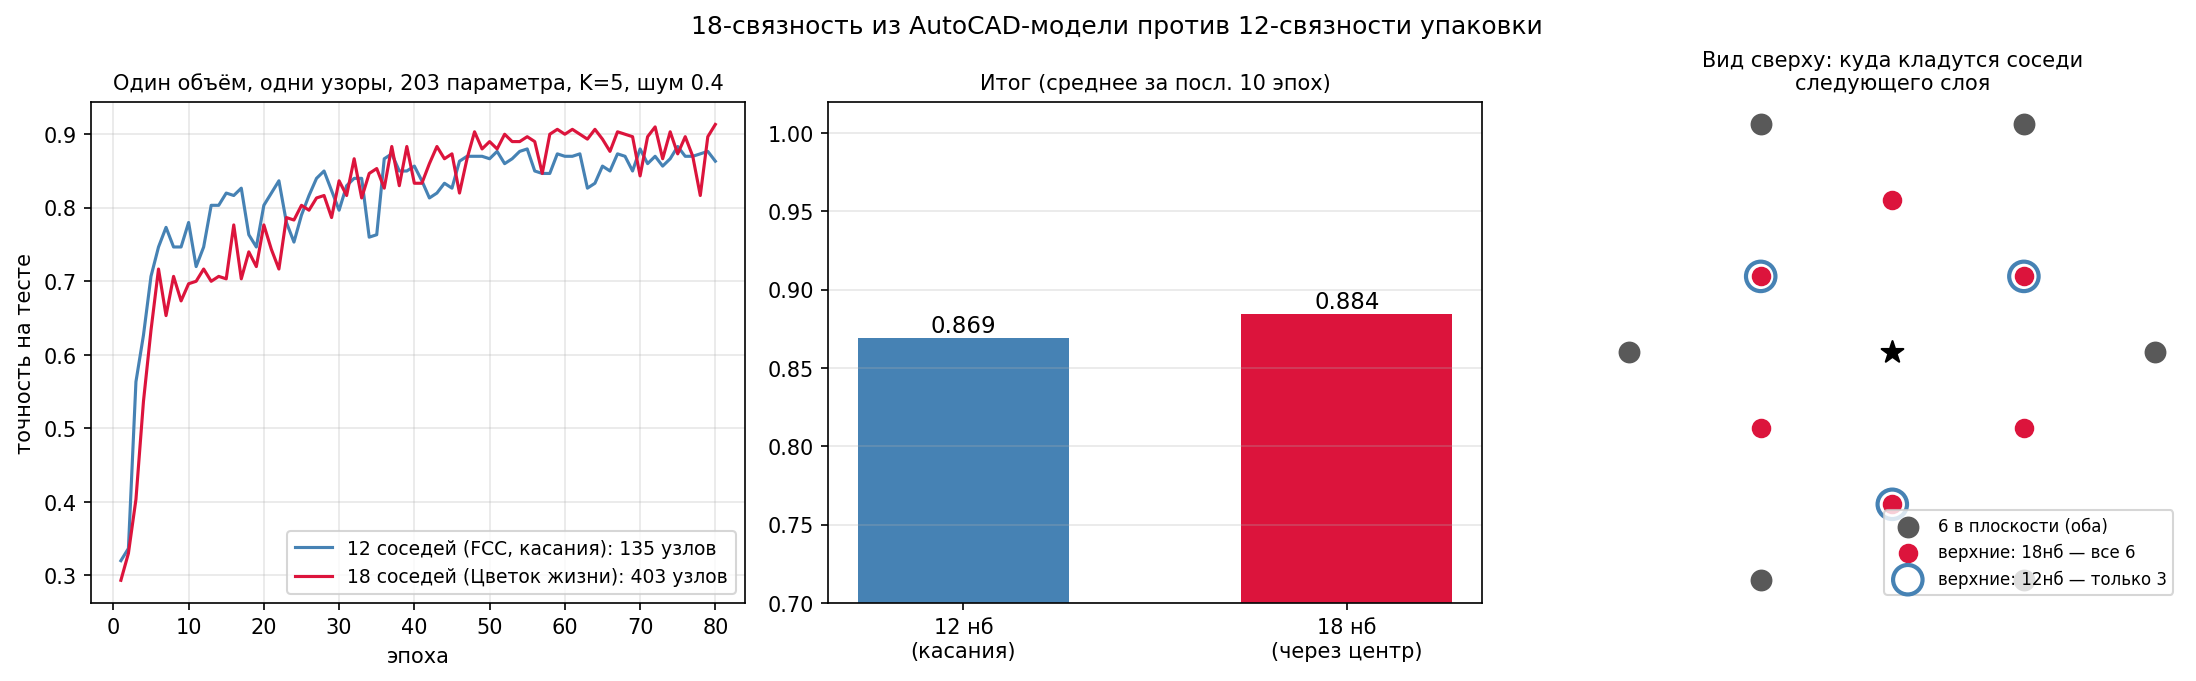

This chart was generated by the following Python code:
# -*- coding: utf-8 -*-
"""
3D: чья связность лучше — 12 (касания, FCC) или 18 (правило Цветка жизни)?

  LAT=fcc12 — FCC-упаковка, соседи = 12 касаний (как раньше)
  LAT=hex18 — решётка из правила «центр соседа на сфере»:
              гекс-слои с шагом r/sqrt(3), поставленные друг над другом
              на высоте r*sqrt(2/3); соседи = 18 узлов на расстоянии r
              (6 в плоскости + 6 сверху + 6 снизу)

Одинаковые: физический объём, узоры (в абсолютных единицах),
203 параметра, K шагов. Разные: плотность узлов (hex18 в ~3 раза
плотнее — это свойство самой конструкции) и связность.

Запуск: LAT=... TIME_BUDGET=35 [CONTINUE=1] python3 ...; потом FIGURE=1.
"""
import os
import numpy as np
from scipy import sparse

rng = np.random.default_rng(7)
LAT = os.environ.get("LAT", "hex18")
RC = 2.8
NOISE = float(os.environ.get("NOISE", 0.15))
SUF = "" if NOISE == 0.15 else f"_n{NOISE}"

def build(lat):
    pts = []
    if lat == "fcc12":
        m = int(np.ceil(RC * np.sqrt(2))) + 1
        for i in range(-m, m + 1):
            for j in range(-m, m + 1):
                for k in range(-m, m + 1):
                    if (i + j + k) % 2 == 0:
                        p = np.array([i, j, k]) / np.sqrt(2)
                        if np.linalg.norm(p) <= RC:
                            pts.append(p)
    else:
        s, c = 1 / np.sqrt(3), np.sqrt(2 / 3)
        m = int(np.ceil(RC / s)) + 1
        for a in range(-2 * m, 2 * m + 1):
            for b in range(-2 * m, 2 * m + 1):
                for k in range(-m, m + 1):
                    p = np.array([s * (a + 0.5 * b), s * (np.sqrt(3) / 2) * b,
                                  c * k])
                    if np.linalg.norm(p) <= RC:
                        pts.append(p)
    pos = np.array(pts)
    d = np.linalg.norm(pos[:, None] - pos[None, :], axis=2)
    A = ((d > 0.99) & (d < 1.01)).astype(float)   # рёбра = расстояние ровно r
    return pos, A

pos, A = build(LAT)
N = len(pos)
deg = A.sum(1)
A_hat = sparse.csr_matrix(A / np.maximum(deg[:, None], 1))
A_hatT = sparse.csr_matrix(A_hat.T)
print(f"{LAT}: {N} узлов, {int(A.sum()/2)} связей, "
      f"макс. соседей {int(deg.max())}")

def spmm(S, h):                                    # (N,N)@(B,N,D) через sparse
    B, n, d = h.shape
    return S.dot(h.transpose(1, 0, 2).reshape(n, -1)) \
            .reshape(n, B, d).transpose(1, 0, 2)

# ------------------------------------------------------- данные
def make_dataset(n_samples):
    X = np.zeros((n_samples, N, 1))
    y = rng.integers(0, 3, n_samples)
    inner = np.where(np.linalg.norm(pos, axis=1) < RC - 1.6)[0]
    for s in range(n_samples):
        c = pos[rng.choice(inner)]
        d = np.linalg.norm(pos - c, axis=1)
        if y[s] == 0:                              # оболочка
            r0 = rng.uniform(1.0, 1.8)
            v = (np.abs(d - r0) < 0.45).astype(float)
        elif y[s] == 1:                            # сгусток
            v = np.exp(-d ** 2 / (2 * 0.8 ** 2))
        else:                                      # слой
            nvec = rng.normal(size=3)
            nvec /= np.linalg.norm(nvec)
            v = (np.abs((pos - c) @ nvec) < 0.45).astype(float)
        X[s, :, 0] = v + rng.normal(0, NOISE, N)
    return X, y

Xtr, ytr = make_dataset(900)
Xte, yte = make_dataset(300)

# ------------------------------------------------------- модель
D, K = 8, 5

def init(shape, scale=None):
    scale = scale or 1.0 / np.sqrt(shape[0])
    return rng.normal(0, scale, shape)

P = {"Win": init((1, D)), "bin": np.zeros(D),
     "Ws": init((D, D)), "Wn": init((D, D)), "b": np.zeros(D),
     "Wo": init((2 * D, 3), 1.0 / np.sqrt(2 * D)), "bo": np.zeros(3)}

def forward(X):
    H_list = []
    h = np.tanh(X @ P["Win"] + P["bin"])
    H_list.append(h)
    for _ in range(K):
        m = spmm(A_hat, h)
        h = np.tanh(h @ P["Ws"] + m @ P["Wn"] + P["b"])
        H_list.append(h)
    amax = h.argmax(axis=1)
    g = np.concatenate([h.mean(axis=1),
                        np.take_along_axis(h, amax[:, None, :], 1)[:, 0, :]], 1)
    return g @ P["Wo"] + P["bo"], H_list, g, amax

def loss_and_grads(X, y):
    B = len(y)
    logits, H_list, g, amax = forward(X)
    e = np.exp(logits - logits.max(1, keepdims=True))
    p = e / e.sum(1, keepdims=True)
    loss = -np.log(p[np.arange(B), y] + 1e-12).mean()
    G = {k: np.zeros_like(v) for k, v in P.items()}
    dl = p.copy()
    dl[np.arange(B), y] -= 1
    dl /= B
    G["Wo"] = g.T @ dl
    G["bo"] = dl.sum(0)
    dg = dl @ P["Wo"].T
    dh = dg[:, None, :D] / N * np.ones((B, N, 1))
    dmax = np.zeros((B, N, D))
    np.put_along_axis(dmax, amax[:, None, :], dg[:, None, D:], axis=1)
    dh = dh + dmax
    for t in range(K, 0, -1):
        h_out, h_in = H_list[t], H_list[t - 1]
        dpre = dh * (1 - h_out ** 2)
        m_in = spmm(A_hat, h_in)
        dpre2 = dpre.reshape(-1, D)
        G["Ws"] += h_in.reshape(-1, D).T @ dpre2
        G["Wn"] += m_in.reshape(-1, D).T @ dpre2
        G["b"] += dpre2.sum(0)
        dh = dpre @ P["Ws"].T + spmm(A_hatT, dpre @ P["Wn"].T)
    dpre = dh * (1 - H_list[0] ** 2)
    G["Win"] = X.reshape(-1, 1).T @ dpre.reshape(-1, D)
    G["bin"] = dpre.reshape(-1, D).sum(0)
    return loss, G

# ------------------------------------------------------- обучение
if not os.environ.get("FIGURE"):
    import time
    EPOCHS, BATCH, LR = 80, 64, 3e-3
    state_f = f"state18_{LAT}{SUF}.npz"
    M = {k: np.zeros_like(v) for k, v in P.items()}
    V = {k: np.zeros_like(v) for k, v in P.items()}
    adam_t, acc_hist, ep0 = 0, [], 0
    if os.environ.get("CONTINUE") and os.path.exists(state_f):
        st = np.load(state_f, allow_pickle=True)
        for k in P:
            P[k] = st[f"P_{k}"]; M[k] = st[f"M_{k}"]; V[k] = st[f"V_{k}"]
        adam_t = int(st["adam_t"]); acc_hist = list(st["acc"])
        ep0 = len(acc_hist)
        print(f"(продолжаю с эпохи {ep0+1})")
    t0, budget = time.time(), float(os.environ.get("TIME_BUDGET", 0)) or None
    for ep in range(ep0, EPOCHS):
        idx = rng.permutation(len(ytr))
        for i in range(0, len(ytr), BATCH):
            j = idx[i:i + BATCH]
            loss, G = loss_and_grads(Xtr[j], ytr[j])
            adam_t += 1
            for k in P:
                M[k] = 0.9 * M[k] + 0.1 * G[k]
                V[k] = 0.999 * V[k] + 0.001 * G[k] ** 2
                mh, vh = M[k] / (1 - 0.9 ** adam_t), V[k] / (1 - 0.999 ** adam_t)
                P[k] -= LR * mh / (np.sqrt(vh) + 1e-8)
        logits, _, _, _ = forward(Xte)
        acc_hist.append((logits.argmax(1) == yte).mean())
        if (ep + 1) % 10 == 0:
            print(f"эпоха {ep+1:3d}  test acc {acc_hist[-1]:.3f}")
        if budget and time.time() - t0 > budget:
            print(f"(пауза по бюджету на эпохе {ep+1})")
            break
    save = {"adam_t": adam_t, "acc": np.array(acc_hist)}
    for k in P:
        save[f"P_{k}"] = P[k]; save[f"M_{k}"] = M[k]; save[f"V_{k}"] = V[k]
    np.savez(state_f, **save)
    if len(acc_hist) >= EPOCHS:
        logits, _, _, _ = forward(Xte)
        pred = logits.argmax(1)
        per = [((pred == yte) & (yte == c)).sum() / max((yte == c).sum(), 1)
               for c in range(3)]
        print(f"итог {LAT}: {np.mean(acc_hist[-10:]):.3f} "
              f"(оболочка {per[0]:.2f} сгусток {per[1]:.2f} слой {per[2]:.2f})")
        np.savez(f"hist18_{LAT}{SUF}.npz", acc=np.array(acc_hist), N=N,
                 E=int(A.sum() / 2), per=per)

# ------------------------------------------------------- картинка
else:
    import matplotlib
    matplotlib.use("Agg")
    import matplotlib.pyplot as plt

    d12 = np.load("hist18_fcc12_n0.4.npz")
    d18 = np.load("hist18_hex18_n0.4.npz")

    fig, axes = plt.subplots(1, 3, figsize=(15, 4.6))
    ax = axes[0]
    for d, lab, col in [(d12, "12 соседей (FCC, касания)", "steelblue"),
                        (d18, "18 соседей (Цветок жизни)", "crimson")]:
        ax.plot(np.arange(1, len(d["acc"]) + 1), d["acc"], color=col,
                label=f"{lab}: {int(d['N'])} узлов")
    ax.set_xlabel("эпоха"); ax.set_ylabel("точность на тесте")
    ax.set_title("Один объём, одни узоры, 203 параметра, K=5, шум 0.4", fontsize=10)
    ax.legend(fontsize=9); ax.grid(alpha=0.3)

    ax = axes[1]
    finals = [d12["acc"][-10:].mean(), d18["acc"][-10:].mean()]
    ax.bar([0, 1], finals, color=["steelblue", "crimson"], width=0.55)
    for x, f, d in zip([0, 1], finals, [d12, d18]):
        ax.text(x, f + 0.004, f"{f:.3f}", ha="center", fontsize=11)
    ax.set_xticks([0, 1], ["12 нб\n(касания)", "18 нб\n(через центр)"])
    ax.set_ylim(0.7, 1.02)
    ax.set_title("Итог (среднее за посл. 10 эпох)", fontsize=10)
    ax.grid(alpha=0.3, axis="y")

    # вид сверху на окрестность
    ax = axes[2]
    ang6 = np.arange(6) * np.pi / 3
    ang_h = ang6 + np.pi / 6
    r_s = 1 / np.sqrt(3)
    for dx, dy, kind in [(np.cos(ang6), np.sin(ang6), "plane")]:
        pass
    ax.scatter(np.cos(ang6), np.sin(ang6), s=90, c="0.35", zorder=3,
               label="6 в плоскости (оба)")
    ax.scatter(r_s * np.cos(ang_h), r_s * np.sin(ang_h), s=70,
               facecolors="crimson", edgecolors="crimson", zorder=4,
               label="верхние: 18нб — все 6")
    ax.scatter(r_s * np.cos(ang_h[::2]), r_s * np.sin(ang_h[::2]), s=200,
               facecolors="none", edgecolors="steelblue", lw=2, zorder=5,
               label="верхние: 12нб — только 3")
    ax.scatter([0], [0], s=120, c="black", marker="*", zorder=6)
    ax.set_aspect("equal"); ax.axis("off")
    ax.set_title("Вид сверху: куда кладутся соседи\nследующего слоя",
                 fontsize=10)
    ax.legend(fontsize=8, loc="lower right")

    fig.suptitle("18-связность из AutoCAD-модели против 12-связности упаковки",
                 fontsize=12)
    fig.tight_layout()
    fig.savefig("flower_of_life_18.png", dpi=150, bbox_inches="tight")
    print("Сохранено: flower_of_life_18.png")
